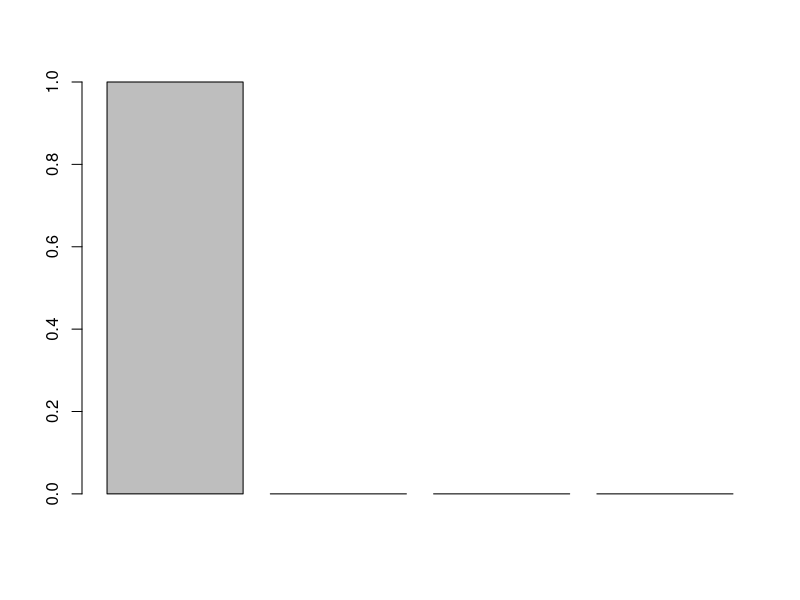
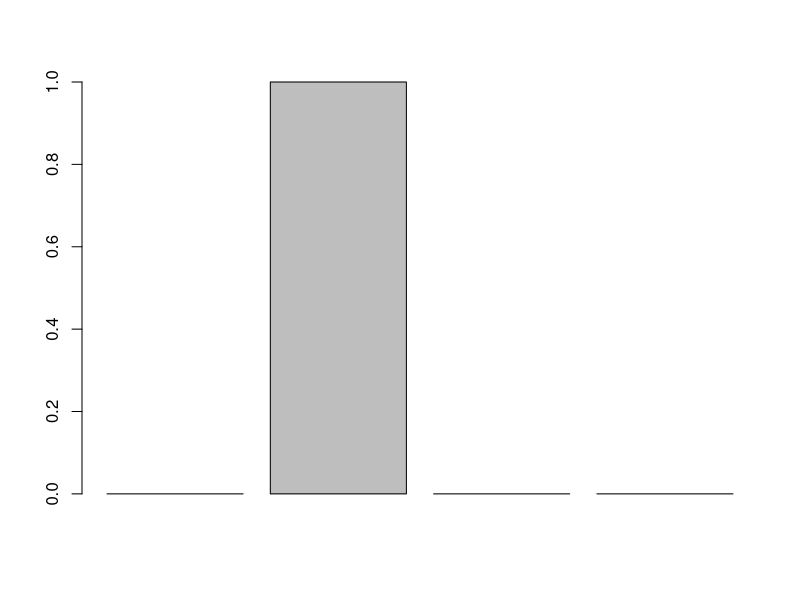
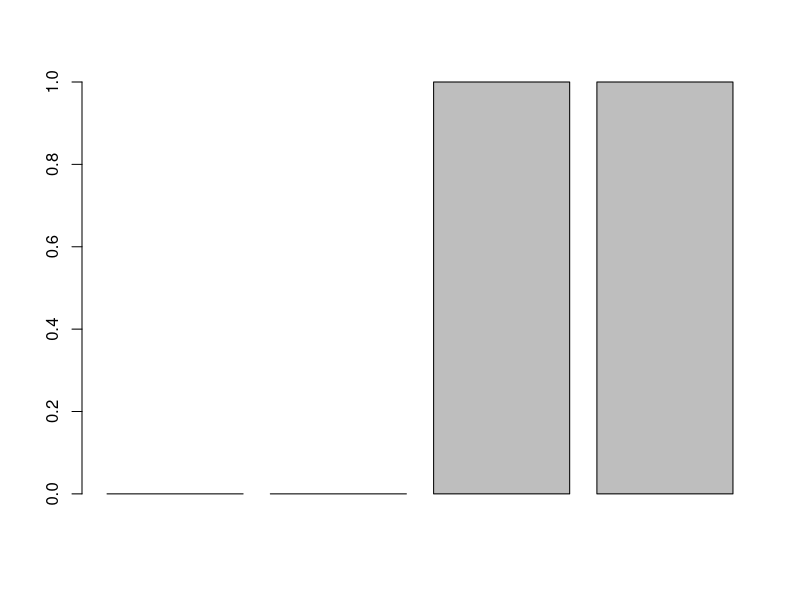
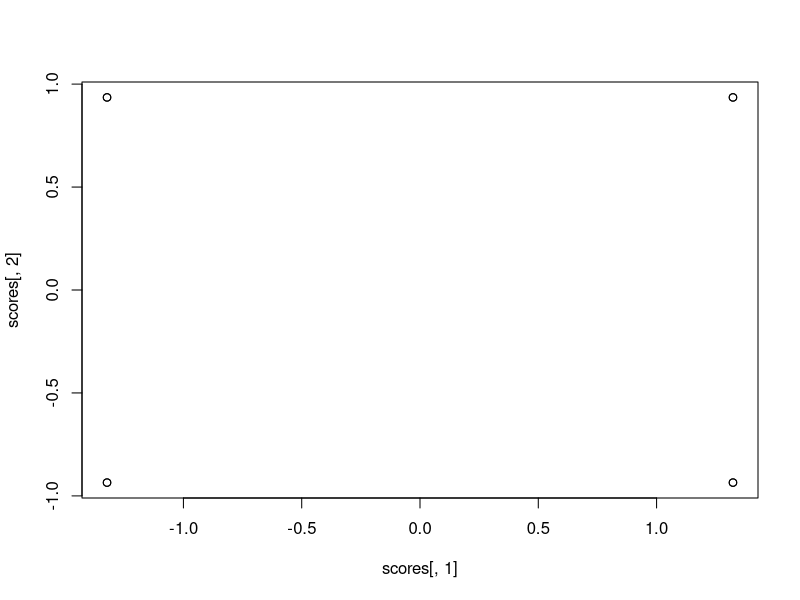
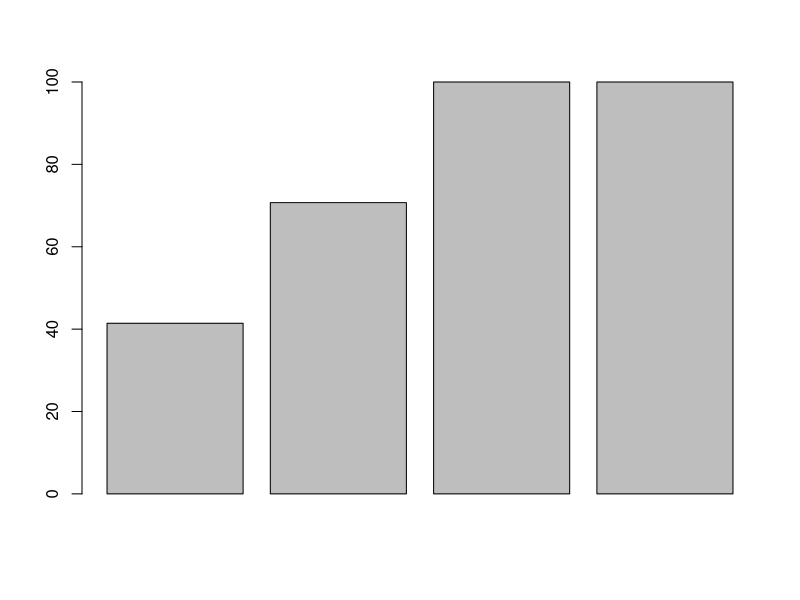
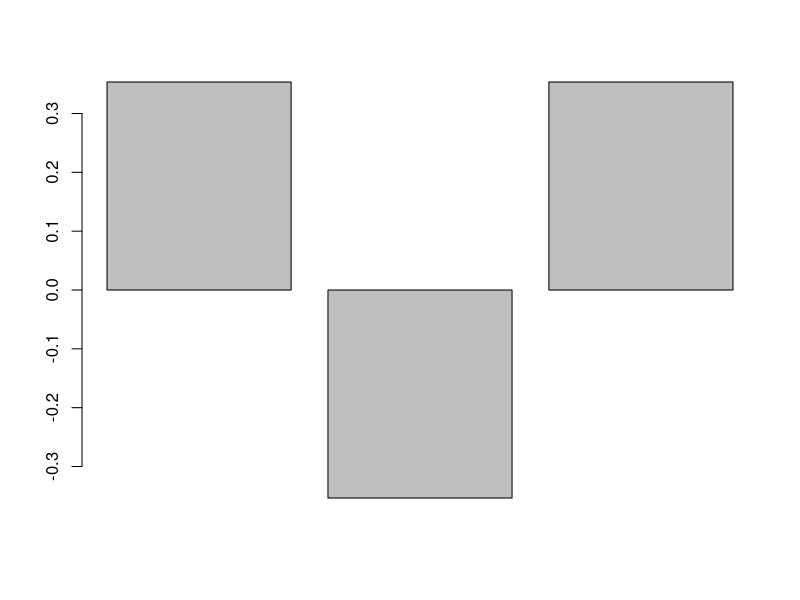
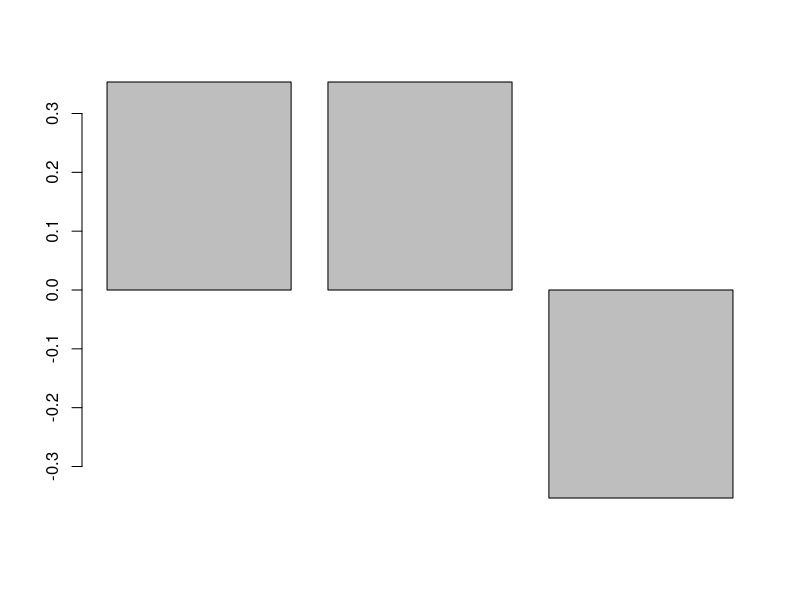
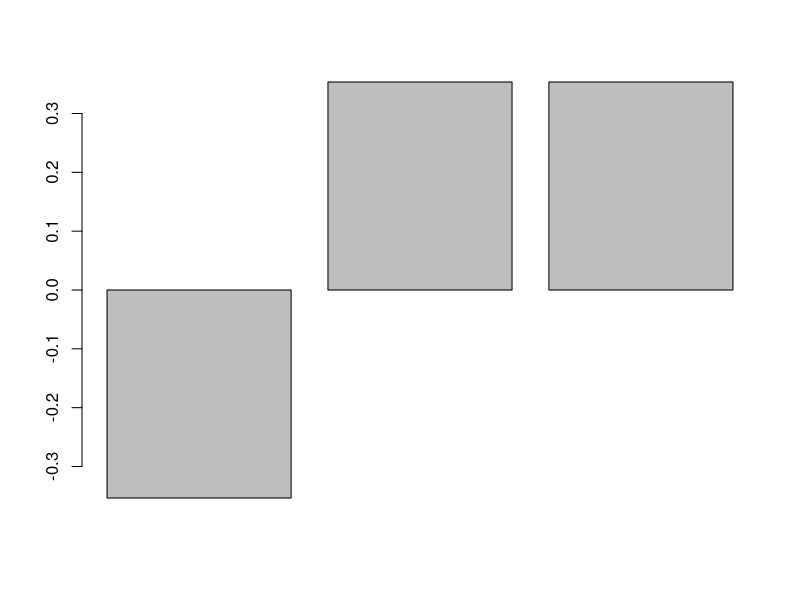

The R source for these figures, in order:
## ---- chunk 1
knitr::opts_chunk$set(
  collapse = TRUE,
  comment = "#>"
)
## ---- chunk 2
Elements <- t(array(c(1,0,0,0,0,1,0,0,0,0,1,1), dim = c(4,3)))
noise <- matrix(runif(24) * 0.5, 3, 8)
Compositions <- t(array(c(1,0,0, 0,1,0, 0,0,1, 1,1,0, 1,0,1, 0,1,1, 1,1,1, 0,0,0), dim = c(3,8)))
labels <- c("100", "010", "001", "110", "101", "011", "111", "000")
## ---- chunk 3
barplot(Elements[1,])
barplot(Elements[2,])
barplot(Elements[3,])
## ---- chunk 4
knitr::kable(Compositions)
## ---- chunk 5
M <- Compositions %*% Elements
knitr::kable(M)
## ---- chunk 6
SM <- scale(M)
SVD <- svd(SM)
# max(abs(SM - t(SVD$v %*% diag(SVD$d) %*% t(SVD$u)))) # difference 
## ---- chunk 7
Maprox <- t(SVD$v[,1:2] %*% diag(SVD$d[1:2]) %*% t(SVD$u[,1:2]))
ERR <- max(abs(SM - Maprox))
## ---- chunk 8
scores <- SM %*% SVD$v[,1:2]
plot(scores[,1], scores[,2])
## ---- chunk 9
EXVAR <- sapply(SVD$d,function(x){100*x/sum(SVD$d)})
CUMVAR <- cumsum(EXVAR)
barplot(CUMVAR)
## ---- chunk 10
for (i in 1:8) {
 barplot(SVD$u[i,1:3]) 
}
## ---- chunk 11
for (i in 1:4) {
 barplot(SVD$v[,i]) 
}
## ---- chunk 12
cbind(labels, scores)
## ---- chunk 13
Elements <- t(array(c(1,0,0,0,0,1,0,0,0,0,1,1), dim = c(4,3)))
Compositions <- t(array(c(1,2,0.1, 1,2.05,0.1, 1,2.1,0.1, 2,1,0.82, 1.9,1,0.9, 1.99,1,0.8, 1.06,2,0.05, 1,2,0.12, 2,1,1, 2,0.9,0.8), dim = c(3,10)))
M <- Compositions %*% Elements
SM <- scale(M)
SVD <- svd(SM)
scores <- SM %*% SVD$v[,1:2]
plot(scores[,1], scores[,2])
## ---- chunk 14
EXVAR <- sapply(SVD$d,function(x){100*x/sum(SVD$d)})
CUMVAR <- cumsum(EXVAR)
barplot(CUMVAR)
## ---- chunk 15
for (i in 1:4) {
 barplot(SVD$v[,i]) 
}
## ---- chunk 16
Elements <- t(array(c(1,0,0,0,0,1,0,0,0,0,1,1), dim = c(4,3)))
Compositions <- t(array(c(1,0,0, 0,1,0, 0,0,1, 1,1,0, 1,0,1, 0,1,1, 1,1,1, 0,0,0), dim = c(3,8)))
M <- Compositions %*% Elements
## ---- chunk 17
C <- cor(M)
S <- eigen(C)
scores <- M %*% S$vectors[,1:2]
plot(scores[,1], scores[,2])
## ---- chunk 18
pca <- prcomp(M, scale = TRUE)
pca
pc <- c(1,2)
ev <- c(round(pca$sdev[pc[1]]/sum(pca$sdev)*100,0),
        round(pca$sdev[pc[2]]/sum(pca$sdev)*100,0),
        round(pca$sdev[pc[3]]/sum(pca$sdev)*100,0))
plot(pca$x[,pc[1]], pca$x[,pc[2]], col=labels, cex=0.7,
     xlab=paste0("PC ", pc[1], " (", ev[pc[1]], "%)"),
     ylab=paste0("PC ", pc[2], " (", ev[pc[2]], "%)"))
